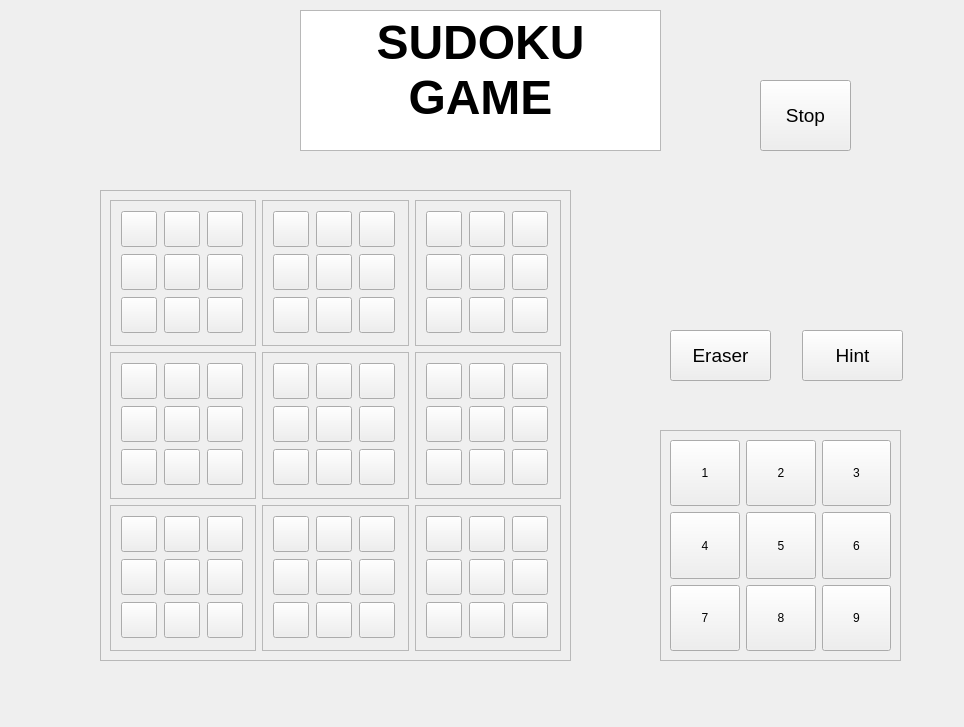
<?xml version="1.0" encoding="UTF-8"?>
<ui version="4.0">
 <class>Game</class>
 <widget class="QWidget" name="Game">
  <property name="geometry">
   <rect>
    <x>0</x>
    <y>0</y>
    <width>964</width>
    <height>727</height>
   </rect>
  </property>
  <property name="minimumSize">
   <size>
    <width>964</width>
    <height>727</height>
   </size>
  </property>
  <property name="maximumSize">
   <size>
    <width>964</width>
    <height>727</height>
   </size>
  </property>
  <property name="windowTitle">
   <string>Form</string>
  </property>
  <widget class="QFrame" name="frame">
   <property name="geometry">
    <rect>
     <x>100</x>
     <y>190</y>
     <width>471</width>
     <height>471</height>
    </rect>
   </property>
   <property name="styleSheet">
    <string notr="true">QFrame{
	padding: 0px;
	margin: 0px;
}</string>
   </property>
   <property name="frameShape">
    <enum>QFrame::StyledPanel</enum>
   </property>
   <property name="frameShadow">
    <enum>QFrame::Raised</enum>
   </property>
   <layout class="QGridLayout" name="gridLayout_28">
    <item row="0" column="0">
     <widget class="QFrame" name="frame_2">
      <property name="styleSheet">
       <string notr="true">QFrame{
	padding: 0px;
	margin: 0px;
}</string>
      </property>
      <property name="frameShape">
       <enum>QFrame::StyledPanel</enum>
      </property>
      <property name="frameShadow">
       <enum>QFrame::Raised</enum>
      </property>
      <layout class="QGridLayout" name="gridLayout_41">
       <item row="0" column="1">
        <widget class="QPushButton" name="pushButton_1">
         <property name="maximumSize">
          <size>
           <width>36</width>
           <height>36</height>
          </size>
         </property>
         <property name="text">
          <string/>
         </property>
        </widget>
       </item>
       <item row="1" column="1">
        <widget class="QPushButton" name="pushButton_10">
         <property name="maximumSize">
          <size>
           <width>36</width>
           <height>36</height>
          </size>
         </property>
         <property name="text">
          <string/>
         </property>
        </widget>
       </item>
       <item row="0" column="2">
        <widget class="QPushButton" name="pushButton_2">
         <property name="maximumSize">
          <size>
           <width>36</width>
           <height>36</height>
          </size>
         </property>
         <property name="text">
          <string/>
         </property>
        </widget>
       </item>
       <item row="0" column="0">
        <widget class="QPushButton" name="pushButton_0">
         <property name="maximumSize">
          <size>
           <width>36</width>
           <height>36</height>
          </size>
         </property>
         <property name="text">
          <string/>
         </property>
        </widget>
       </item>
       <item row="1" column="0">
        <widget class="QPushButton" name="pushButton_9">
         <property name="maximumSize">
          <size>
           <width>36</width>
           <height>36</height>
          </size>
         </property>
         <property name="text">
          <string/>
         </property>
        </widget>
       </item>
       <item row="1" column="2">
        <widget class="QPushButton" name="pushButton_11">
         <property name="maximumSize">
          <size>
           <width>36</width>
           <height>36</height>
          </size>
         </property>
         <property name="text">
          <string/>
         </property>
        </widget>
       </item>
       <item row="2" column="0">
        <widget class="QPushButton" name="pushButton_18">
         <property name="maximumSize">
          <size>
           <width>36</width>
           <height>36</height>
          </size>
         </property>
         <property name="text">
          <string/>
         </property>
        </widget>
       </item>
       <item row="2" column="1">
        <widget class="QPushButton" name="pushButton_19">
         <property name="maximumSize">
          <size>
           <width>36</width>
           <height>36</height>
          </size>
         </property>
         <property name="text">
          <string/>
         </property>
        </widget>
       </item>
       <item row="2" column="2">
        <widget class="QPushButton" name="pushButton_20">
         <property name="maximumSize">
          <size>
           <width>36</width>
           <height>36</height>
          </size>
         </property>
         <property name="text">
          <string/>
         </property>
        </widget>
       </item>
      </layout>
     </widget>
    </item>
    <item row="0" column="1">
     <widget class="QFrame" name="frame_4">
      <property name="styleSheet">
       <string notr="true">QFrame{
	padding: 0px;
	margin: 0px;
}</string>
      </property>
      <property name="frameShape">
       <enum>QFrame::StyledPanel</enum>
      </property>
      <property name="frameShadow">
       <enum>QFrame::Raised</enum>
      </property>
      <layout class="QGridLayout" name="gridLayout_43">
       <item row="0" column="1">
        <widget class="QPushButton" name="pushButton_4">
         <property name="maximumSize">
          <size>
           <width>36</width>
           <height>36</height>
          </size>
         </property>
         <property name="text">
          <string/>
         </property>
        </widget>
       </item>
       <item row="2" column="2">
        <widget class="QPushButton" name="pushButton_23">
         <property name="maximumSize">
          <size>
           <width>36</width>
           <height>36</height>
          </size>
         </property>
         <property name="text">
          <string/>
         </property>
        </widget>
       </item>
       <item row="1" column="2">
        <widget class="QPushButton" name="pushButton_14">
         <property name="maximumSize">
          <size>
           <width>36</width>
           <height>36</height>
          </size>
         </property>
         <property name="text">
          <string/>
         </property>
        </widget>
       </item>
       <item row="0" column="2">
        <widget class="QPushButton" name="pushButton_5">
         <property name="maximumSize">
          <size>
           <width>36</width>
           <height>36</height>
          </size>
         </property>
         <property name="text">
          <string/>
         </property>
        </widget>
       </item>
       <item row="0" column="0">
        <widget class="QPushButton" name="pushButton_3">
         <property name="maximumSize">
          <size>
           <width>36</width>
           <height>36</height>
          </size>
         </property>
         <property name="text">
          <string/>
         </property>
        </widget>
       </item>
       <item row="1" column="1">
        <widget class="QPushButton" name="pushButton_13">
         <property name="maximumSize">
          <size>
           <width>36</width>
           <height>36</height>
          </size>
         </property>
         <property name="text">
          <string/>
         </property>
        </widget>
       </item>
       <item row="2" column="1">
        <widget class="QPushButton" name="pushButton_22">
         <property name="maximumSize">
          <size>
           <width>36</width>
           <height>36</height>
          </size>
         </property>
         <property name="text">
          <string/>
         </property>
        </widget>
       </item>
       <item row="2" column="0">
        <widget class="QPushButton" name="pushButton_21">
         <property name="maximumSize">
          <size>
           <width>36</width>
           <height>36</height>
          </size>
         </property>
         <property name="text">
          <string/>
         </property>
        </widget>
       </item>
       <item row="1" column="0">
        <widget class="QPushButton" name="pushButton_12">
         <property name="maximumSize">
          <size>
           <width>36</width>
           <height>36</height>
          </size>
         </property>
         <property name="text">
          <string/>
         </property>
        </widget>
       </item>
      </layout>
     </widget>
    </item>
    <item row="0" column="2">
     <widget class="QFrame" name="frame_3">
      <property name="styleSheet">
       <string notr="true">QFrame{
	padding: 0px;
	margin: 0px;
}</string>
      </property>
      <property name="frameShape">
       <enum>QFrame::StyledPanel</enum>
      </property>
      <property name="frameShadow">
       <enum>QFrame::Raised</enum>
      </property>
      <layout class="QGridLayout" name="gridLayout_40">
       <item row="4" column="1">
        <widget class="QPushButton" name="pushButton_25">
         <property name="maximumSize">
          <size>
           <width>36</width>
           <height>36</height>
          </size>
         </property>
         <property name="text">
          <string/>
         </property>
        </widget>
       </item>
       <item row="2" column="1">
        <widget class="QPushButton" name="pushButton_7">
         <property name="maximumSize">
          <size>
           <width>36</width>
           <height>36</height>
          </size>
         </property>
         <property name="text">
          <string/>
         </property>
        </widget>
       </item>
       <item row="2" column="2">
        <widget class="QPushButton" name="pushButton_8">
         <property name="maximumSize">
          <size>
           <width>36</width>
           <height>36</height>
          </size>
         </property>
         <property name="text">
          <string/>
         </property>
        </widget>
       </item>
       <item row="3" column="2">
        <widget class="QPushButton" name="pushButton_17">
         <property name="maximumSize">
          <size>
           <width>36</width>
           <height>36</height>
          </size>
         </property>
         <property name="text">
          <string/>
         </property>
        </widget>
       </item>
       <item row="3" column="0">
        <widget class="QPushButton" name="pushButton_15">
         <property name="maximumSize">
          <size>
           <width>36</width>
           <height>36</height>
          </size>
         </property>
         <property name="text">
          <string/>
         </property>
        </widget>
       </item>
       <item row="2" column="0">
        <widget class="QPushButton" name="pushButton_6">
         <property name="maximumSize">
          <size>
           <width>36</width>
           <height>36</height>
          </size>
         </property>
         <property name="text">
          <string/>
         </property>
        </widget>
       </item>
       <item row="3" column="1">
        <widget class="QPushButton" name="pushButton_16">
         <property name="maximumSize">
          <size>
           <width>36</width>
           <height>36</height>
          </size>
         </property>
         <property name="text">
          <string/>
         </property>
        </widget>
       </item>
       <item row="4" column="2">
        <widget class="QPushButton" name="pushButton_26">
         <property name="maximumSize">
          <size>
           <width>36</width>
           <height>36</height>
          </size>
         </property>
         <property name="text">
          <string/>
         </property>
        </widget>
       </item>
       <item row="4" column="0">
        <widget class="QPushButton" name="pushButton_24">
         <property name="maximumSize">
          <size>
           <width>36</width>
           <height>36</height>
          </size>
         </property>
         <property name="text">
          <string/>
         </property>
        </widget>
       </item>
      </layout>
     </widget>
    </item>
    <item row="1" column="0">
     <widget class="QFrame" name="frame_5">
      <property name="styleSheet">
       <string notr="true">QFrame{
	padding: 0px;
	margin: 0px;
}</string>
      </property>
      <property name="frameShape">
       <enum>QFrame::StyledPanel</enum>
      </property>
      <property name="frameShadow">
       <enum>QFrame::Raised</enum>
      </property>
      <layout class="QGridLayout" name="gridLayout_42">
       <item row="3" column="0">
        <widget class="QPushButton" name="pushButton_27">
         <property name="maximumSize">
          <size>
           <width>36</width>
           <height>36</height>
          </size>
         </property>
         <property name="text">
          <string/>
         </property>
        </widget>
       </item>
       <item row="3" column="2">
        <widget class="QPushButton" name="pushButton_29">
         <property name="maximumSize">
          <size>
           <width>36</width>
           <height>36</height>
          </size>
         </property>
         <property name="text">
          <string/>
         </property>
        </widget>
       </item>
       <item row="4" column="2">
        <widget class="QPushButton" name="pushButton_38">
         <property name="maximumSize">
          <size>
           <width>36</width>
           <height>36</height>
          </size>
         </property>
         <property name="text">
          <string/>
         </property>
        </widget>
       </item>
       <item row="3" column="1">
        <widget class="QPushButton" name="pushButton_28">
         <property name="maximumSize">
          <size>
           <width>36</width>
           <height>36</height>
          </size>
         </property>
         <property name="text">
          <string/>
         </property>
        </widget>
       </item>
       <item row="4" column="0">
        <widget class="QPushButton" name="pushButton_36">
         <property name="maximumSize">
          <size>
           <width>36</width>
           <height>36</height>
          </size>
         </property>
         <property name="text">
          <string/>
         </property>
        </widget>
       </item>
       <item row="4" column="1">
        <widget class="QPushButton" name="pushButton_37">
         <property name="maximumSize">
          <size>
           <width>36</width>
           <height>36</height>
          </size>
         </property>
         <property name="text">
          <string/>
         </property>
        </widget>
       </item>
       <item row="5" column="0">
        <widget class="QPushButton" name="pushButton_45">
         <property name="maximumSize">
          <size>
           <width>36</width>
           <height>36</height>
          </size>
         </property>
         <property name="text">
          <string/>
         </property>
        </widget>
       </item>
       <item row="5" column="1">
        <widget class="QPushButton" name="pushButton_46">
         <property name="maximumSize">
          <size>
           <width>36</width>
           <height>36</height>
          </size>
         </property>
         <property name="text">
          <string/>
         </property>
        </widget>
       </item>
       <item row="5" column="2">
        <widget class="QPushButton" name="pushButton_47">
         <property name="maximumSize">
          <size>
           <width>36</width>
           <height>36</height>
          </size>
         </property>
         <property name="text">
          <string/>
         </property>
        </widget>
       </item>
      </layout>
     </widget>
    </item>
    <item row="1" column="1">
     <widget class="QFrame" name="frame_7">
      <property name="styleSheet">
       <string notr="true">QFrame{
	padding: 0px;
	margin: 0px;
}</string>
      </property>
      <property name="frameShape">
       <enum>QFrame::StyledPanel</enum>
      </property>
      <property name="frameShadow">
       <enum>QFrame::Raised</enum>
      </property>
      <layout class="QGridLayout" name="gridLayout_44">
       <item row="3" column="1">
        <widget class="QPushButton" name="pushButton_31">
         <property name="maximumSize">
          <size>
           <width>36</width>
           <height>36</height>
          </size>
         </property>
         <property name="text">
          <string/>
         </property>
        </widget>
       </item>
       <item row="3" column="0">
        <widget class="QPushButton" name="pushButton_30">
         <property name="maximumSize">
          <size>
           <width>36</width>
           <height>36</height>
          </size>
         </property>
         <property name="text">
          <string/>
         </property>
        </widget>
       </item>
       <item row="4" column="2">
        <widget class="QPushButton" name="pushButton_41">
         <property name="maximumSize">
          <size>
           <width>36</width>
           <height>36</height>
          </size>
         </property>
         <property name="text">
          <string/>
         </property>
        </widget>
       </item>
       <item row="3" column="2">
        <widget class="QPushButton" name="pushButton_32">
         <property name="maximumSize">
          <size>
           <width>36</width>
           <height>36</height>
          </size>
         </property>
         <property name="text">
          <string/>
         </property>
        </widget>
       </item>
       <item row="4" column="1">
        <widget class="QPushButton" name="pushButton_40">
         <property name="maximumSize">
          <size>
           <width>36</width>
           <height>36</height>
          </size>
         </property>
         <property name="text">
          <string/>
         </property>
        </widget>
       </item>
       <item row="4" column="0">
        <widget class="QPushButton" name="pushButton_39">
         <property name="maximumSize">
          <size>
           <width>36</width>
           <height>36</height>
          </size>
         </property>
         <property name="text">
          <string/>
         </property>
        </widget>
       </item>
       <item row="5" column="0">
        <widget class="QPushButton" name="pushButton_48">
         <property name="maximumSize">
          <size>
           <width>36</width>
           <height>36</height>
          </size>
         </property>
         <property name="text">
          <string/>
         </property>
        </widget>
       </item>
       <item row="5" column="1">
        <widget class="QPushButton" name="pushButton_49">
         <property name="maximumSize">
          <size>
           <width>36</width>
           <height>36</height>
          </size>
         </property>
         <property name="text">
          <string/>
         </property>
        </widget>
       </item>
       <item row="5" column="2">
        <widget class="QPushButton" name="pushButton_50">
         <property name="maximumSize">
          <size>
           <width>36</width>
           <height>36</height>
          </size>
         </property>
         <property name="text">
          <string/>
         </property>
        </widget>
       </item>
      </layout>
     </widget>
    </item>
    <item row="1" column="2">
     <widget class="QFrame" name="frame_9">
      <property name="styleSheet">
       <string notr="true">QFrame{
	padding: 0px;
	margin: 0px;
}</string>
      </property>
      <property name="frameShape">
       <enum>QFrame::StyledPanel</enum>
      </property>
      <property name="frameShadow">
       <enum>QFrame::Raised</enum>
      </property>
      <layout class="QGridLayout" name="gridLayout_39">
       <item row="3" column="1">
        <widget class="QPushButton" name="pushButton_43">
         <property name="maximumSize">
          <size>
           <width>36</width>
           <height>36</height>
          </size>
         </property>
         <property name="text">
          <string/>
         </property>
        </widget>
       </item>
       <item row="2" column="0">
        <widget class="QPushButton" name="pushButton_33">
         <property name="maximumSize">
          <size>
           <width>36</width>
           <height>36</height>
          </size>
         </property>
         <property name="text">
          <string/>
         </property>
        </widget>
       </item>
       <item row="2" column="1">
        <widget class="QPushButton" name="pushButton_34">
         <property name="maximumSize">
          <size>
           <width>36</width>
           <height>36</height>
          </size>
         </property>
         <property name="text">
          <string/>
         </property>
        </widget>
       </item>
       <item row="2" column="2">
        <widget class="QPushButton" name="pushButton_35">
         <property name="maximumSize">
          <size>
           <width>36</width>
           <height>36</height>
          </size>
         </property>
         <property name="text">
          <string/>
         </property>
        </widget>
       </item>
       <item row="3" column="2">
        <widget class="QPushButton" name="pushButton_44">
         <property name="maximumSize">
          <size>
           <width>36</width>
           <height>36</height>
          </size>
         </property>
         <property name="text">
          <string/>
         </property>
        </widget>
       </item>
       <item row="3" column="0">
        <widget class="QPushButton" name="pushButton_42">
         <property name="maximumSize">
          <size>
           <width>36</width>
           <height>36</height>
          </size>
         </property>
         <property name="text">
          <string/>
         </property>
        </widget>
       </item>
       <item row="4" column="0">
        <widget class="QPushButton" name="pushButton_51">
         <property name="maximumSize">
          <size>
           <width>36</width>
           <height>36</height>
          </size>
         </property>
         <property name="text">
          <string/>
         </property>
        </widget>
       </item>
       <item row="4" column="1">
        <widget class="QPushButton" name="pushButton_52">
         <property name="maximumSize">
          <size>
           <width>36</width>
           <height>36</height>
          </size>
         </property>
         <property name="text">
          <string/>
         </property>
        </widget>
       </item>
       <item row="4" column="2">
        <widget class="QPushButton" name="pushButton_53">
         <property name="maximumSize">
          <size>
           <width>36</width>
           <height>36</height>
          </size>
         </property>
         <property name="text">
          <string/>
         </property>
        </widget>
       </item>
      </layout>
     </widget>
    </item>
    <item row="2" column="0">
     <widget class="QFrame" name="frame_6">
      <property name="styleSheet">
       <string notr="true">QFrame{
	padding: 0px;
	margin: 0px;
}</string>
      </property>
      <property name="frameShape">
       <enum>QFrame::StyledPanel</enum>
      </property>
      <property name="frameShadow">
       <enum>QFrame::Raised</enum>
      </property>
      <layout class="QGridLayout" name="gridLayout_45">
       <item row="0" column="2">
        <widget class="QPushButton" name="pushButton_55">
         <property name="maximumSize">
          <size>
           <width>36</width>
           <height>36</height>
          </size>
         </property>
         <property name="text">
          <string/>
         </property>
        </widget>
       </item>
       <item row="0" column="3">
        <widget class="QPushButton" name="pushButton_56">
         <property name="maximumSize">
          <size>
           <width>36</width>
           <height>36</height>
          </size>
         </property>
         <property name="text">
          <string/>
         </property>
        </widget>
       </item>
       <item row="0" column="1">
        <widget class="QPushButton" name="pushButton_54">
         <property name="maximumSize">
          <size>
           <width>36</width>
           <height>36</height>
          </size>
         </property>
         <property name="text">
          <string/>
         </property>
        </widget>
       </item>
       <item row="1" column="1">
        <widget class="QPushButton" name="pushButton_63">
         <property name="maximumSize">
          <size>
           <width>36</width>
           <height>36</height>
          </size>
         </property>
         <property name="text">
          <string/>
         </property>
        </widget>
       </item>
       <item row="1" column="2">
        <widget class="QPushButton" name="pushButton_64">
         <property name="maximumSize">
          <size>
           <width>36</width>
           <height>36</height>
          </size>
         </property>
         <property name="text">
          <string/>
         </property>
        </widget>
       </item>
       <item row="1" column="3">
        <widget class="QPushButton" name="pushButton_65">
         <property name="maximumSize">
          <size>
           <width>36</width>
           <height>36</height>
          </size>
         </property>
         <property name="text">
          <string/>
         </property>
        </widget>
       </item>
       <item row="2" column="1">
        <widget class="QPushButton" name="pushButton_72">
         <property name="maximumSize">
          <size>
           <width>36</width>
           <height>36</height>
          </size>
         </property>
         <property name="text">
          <string/>
         </property>
        </widget>
       </item>
       <item row="2" column="2">
        <widget class="QPushButton" name="pushButton_73">
         <property name="maximumSize">
          <size>
           <width>36</width>
           <height>36</height>
          </size>
         </property>
         <property name="text">
          <string/>
         </property>
        </widget>
       </item>
       <item row="2" column="3">
        <widget class="QPushButton" name="pushButton_74">
         <property name="maximumSize">
          <size>
           <width>36</width>
           <height>36</height>
          </size>
         </property>
         <property name="text">
          <string/>
         </property>
        </widget>
       </item>
      </layout>
     </widget>
    </item>
    <item row="2" column="1">
     <widget class="QFrame" name="frame_8">
      <property name="styleSheet">
       <string notr="true">QFrame{
	padding: 0px;
	margin: 0px;
}</string>
      </property>
      <property name="frameShape">
       <enum>QFrame::StyledPanel</enum>
      </property>
      <property name="frameShadow">
       <enum>QFrame::Raised</enum>
      </property>
      <layout class="QGridLayout" name="gridLayout_46">
       <item row="0" column="3">
        <widget class="QPushButton" name="pushButton_58">
         <property name="maximumSize">
          <size>
           <width>36</width>
           <height>36</height>
          </size>
         </property>
         <property name="text">
          <string/>
         </property>
        </widget>
       </item>
       <item row="1" column="2">
        <widget class="QPushButton" name="pushButton_66">
         <property name="maximumSize">
          <size>
           <width>36</width>
           <height>36</height>
          </size>
         </property>
         <property name="text">
          <string/>
         </property>
        </widget>
       </item>
       <item row="0" column="4">
        <widget class="QPushButton" name="pushButton_59">
         <property name="maximumSize">
          <size>
           <width>36</width>
           <height>36</height>
          </size>
         </property>
         <property name="text">
          <string/>
         </property>
        </widget>
       </item>
       <item row="0" column="2">
        <widget class="QPushButton" name="pushButton_57">
         <property name="maximumSize">
          <size>
           <width>36</width>
           <height>36</height>
          </size>
         </property>
         <property name="text">
          <string/>
         </property>
        </widget>
       </item>
       <item row="1" column="4">
        <widget class="QPushButton" name="pushButton_68">
         <property name="maximumSize">
          <size>
           <width>36</width>
           <height>36</height>
          </size>
         </property>
         <property name="text">
          <string/>
         </property>
        </widget>
       </item>
       <item row="1" column="3">
        <widget class="QPushButton" name="pushButton_67">
         <property name="maximumSize">
          <size>
           <width>36</width>
           <height>36</height>
          </size>
         </property>
         <property name="text">
          <string/>
         </property>
        </widget>
       </item>
       <item row="2" column="2">
        <widget class="QPushButton" name="pushButton_75">
         <property name="maximumSize">
          <size>
           <width>36</width>
           <height>36</height>
          </size>
         </property>
         <property name="text">
          <string/>
         </property>
        </widget>
       </item>
       <item row="2" column="3">
        <widget class="QPushButton" name="pushButton_76">
         <property name="maximumSize">
          <size>
           <width>36</width>
           <height>36</height>
          </size>
         </property>
         <property name="text">
          <string/>
         </property>
        </widget>
       </item>
       <item row="2" column="4">
        <widget class="QPushButton" name="pushButton_77">
         <property name="maximumSize">
          <size>
           <width>36</width>
           <height>36</height>
          </size>
         </property>
         <property name="text">
          <string/>
         </property>
        </widget>
       </item>
      </layout>
     </widget>
    </item>
    <item row="2" column="2">
     <widget class="QFrame" name="frame_10">
      <property name="styleSheet">
       <string notr="true">QFrame{
	padding: 0px 0px 0px 0px;
	margin: 0px;
}</string>
      </property>
      <property name="frameShape">
       <enum>QFrame::StyledPanel</enum>
      </property>
      <property name="frameShadow">
       <enum>QFrame::Raised</enum>
      </property>
      <layout class="QGridLayout" name="gridLayout_38">
       <item row="1" column="5">
        <widget class="QPushButton" name="pushButton_71">
         <property name="maximumSize">
          <size>
           <width>36</width>
           <height>36</height>
          </size>
         </property>
         <property name="text">
          <string/>
         </property>
        </widget>
       </item>
       <item row="0" column="3">
        <widget class="QPushButton" name="pushButton_60">
         <property name="maximumSize">
          <size>
           <width>36</width>
           <height>36</height>
          </size>
         </property>
         <property name="text">
          <string/>
         </property>
        </widget>
       </item>
       <item row="1" column="3">
        <widget class="QPushButton" name="pushButton_69">
         <property name="maximumSize">
          <size>
           <width>36</width>
           <height>36</height>
          </size>
         </property>
         <property name="text">
          <string/>
         </property>
        </widget>
       </item>
       <item row="0" column="4">
        <widget class="QPushButton" name="pushButton_61">
         <property name="maximumSize">
          <size>
           <width>36</width>
           <height>36</height>
          </size>
         </property>
         <property name="text">
          <string/>
         </property>
        </widget>
       </item>
       <item row="1" column="4">
        <widget class="QPushButton" name="pushButton_70">
         <property name="maximumSize">
          <size>
           <width>36</width>
           <height>36</height>
          </size>
         </property>
         <property name="text">
          <string/>
         </property>
        </widget>
       </item>
       <item row="0" column="5">
        <widget class="QPushButton" name="pushButton_62">
         <property name="maximumSize">
          <size>
           <width>36</width>
           <height>36</height>
          </size>
         </property>
         <property name="text">
          <string/>
         </property>
        </widget>
       </item>
       <item row="2" column="3">
        <widget class="QPushButton" name="pushButton_78">
         <property name="maximumSize">
          <size>
           <width>36</width>
           <height>36</height>
          </size>
         </property>
         <property name="text">
          <string/>
         </property>
        </widget>
       </item>
       <item row="2" column="4">
        <widget class="QPushButton" name="pushButton_79">
         <property name="maximumSize">
          <size>
           <width>36</width>
           <height>36</height>
          </size>
         </property>
         <property name="text">
          <string/>
         </property>
        </widget>
       </item>
       <item row="2" column="5">
        <widget class="QPushButton" name="pushButton_80">
         <property name="maximumSize">
          <size>
           <width>36</width>
           <height>36</height>
          </size>
         </property>
         <property name="text">
          <string/>
         </property>
        </widget>
       </item>
      </layout>
     </widget>
    </item>
   </layout>
  </widget>
  <widget class="QFrame" name="frame_11">
   <property name="geometry">
    <rect>
     <x>660</x>
     <y>430</y>
     <width>241</width>
     <height>231</height>
    </rect>
   </property>
   <property name="frameShape">
    <enum>QFrame::StyledPanel</enum>
   </property>
   <property name="frameShadow">
    <enum>QFrame::Raised</enum>
   </property>
   <layout class="QGridLayout" name="gridLayout_47">
    <item row="2" column="0">
     <widget class="QPushButton" name="btn7">
      <property name="maximumSize">
       <size>
        <width>81</width>
        <height>71</height>
       </size>
      </property>
      <property name="styleSheet">
       <string notr="true">font: 18pt &quot;Segoe UI&quot;;</string>
      </property>
      <property name="text">
       <string>7</string>
      </property>
     </widget>
    </item>
    <item row="1" column="1">
     <widget class="QPushButton" name="btn5">
      <property name="maximumSize">
       <size>
        <width>81</width>
        <height>71</height>
       </size>
      </property>
      <property name="styleSheet">
       <string notr="true">font: 18pt &quot;Segoe UI&quot;;</string>
      </property>
      <property name="text">
       <string>5</string>
      </property>
     </widget>
    </item>
    <item row="0" column="0">
     <widget class="QPushButton" name="btn1">
      <property name="maximumSize">
       <size>
        <width>81</width>
        <height>71</height>
       </size>
      </property>
      <property name="styleSheet">
       <string notr="true">font: 18pt &quot;Segoe UI&quot;;</string>
      </property>
      <property name="text">
       <string>1</string>
      </property>
     </widget>
    </item>
    <item row="1" column="2">
     <widget class="QPushButton" name="btn6">
      <property name="maximumSize">
       <size>
        <width>81</width>
        <height>71</height>
       </size>
      </property>
      <property name="styleSheet">
       <string notr="true">font: 18pt &quot;Segoe UI&quot;;</string>
      </property>
      <property name="text">
       <string>6</string>
      </property>
     </widget>
    </item>
    <item row="2" column="2">
     <widget class="QPushButton" name="btn9">
      <property name="maximumSize">
       <size>
        <width>81</width>
        <height>71</height>
       </size>
      </property>
      <property name="styleSheet">
       <string notr="true">font: 18pt &quot;Segoe UI&quot;;</string>
      </property>
      <property name="text">
       <string>9</string>
      </property>
     </widget>
    </item>
    <item row="2" column="1">
     <widget class="QPushButton" name="btn8">
      <property name="maximumSize">
       <size>
        <width>81</width>
        <height>71</height>
       </size>
      </property>
      <property name="styleSheet">
       <string notr="true">font: 18pt &quot;Segoe UI&quot;;</string>
      </property>
      <property name="text">
       <string>8</string>
      </property>
     </widget>
    </item>
    <item row="0" column="1">
     <widget class="QPushButton" name="btn2">
      <property name="maximumSize">
       <size>
        <width>81</width>
        <height>71</height>
       </size>
      </property>
      <property name="styleSheet">
       <string notr="true">font: 18pt &quot;Segoe UI&quot;;</string>
      </property>
      <property name="text">
       <string>2</string>
      </property>
     </widget>
    </item>
    <item row="0" column="2">
     <widget class="QPushButton" name="btn3">
      <property name="maximumSize">
       <size>
        <width>81</width>
        <height>71</height>
       </size>
      </property>
      <property name="styleSheet">
       <string notr="true">font: 18pt &quot;Segoe UI&quot;;</string>
      </property>
      <property name="text">
       <string>3</string>
      </property>
     </widget>
    </item>
    <item row="1" column="0">
     <widget class="QPushButton" name="btn4">
      <property name="maximumSize">
       <size>
        <width>81</width>
        <height>71</height>
       </size>
      </property>
      <property name="styleSheet">
       <string notr="true">font: 18pt &quot;Segoe UI&quot;;</string>
      </property>
      <property name="text">
       <string>4</string>
      </property>
     </widget>
    </item>
   </layout>
  </widget>
  <widget class="QPushButton" name="btnEraser">
   <property name="geometry">
    <rect>
     <x>670</x>
     <y>330</y>
     <width>101</width>
     <height>51</height>
    </rect>
   </property>
   <property name="font">
    <font>
     <pointsize>14</pointsize>
    </font>
   </property>
   <property name="text">
    <string>Eraser</string>
   </property>
  </widget>
  <widget class="QPushButton" name="btnHint">
   <property name="geometry">
    <rect>
     <x>802</x>
     <y>330</y>
     <width>101</width>
     <height>51</height>
    </rect>
   </property>
   <property name="font">
    <font>
     <pointsize>14</pointsize>
    </font>
   </property>
   <property name="text">
    <string>Hint</string>
   </property>
  </widget>
  <widget class="QPushButton" name="btnStop">
   <property name="geometry">
    <rect>
     <x>760</x>
     <y>80</y>
     <width>91</width>
     <height>71</height>
    </rect>
   </property>
   <property name="font">
    <font>
     <pointsize>14</pointsize>
    </font>
   </property>
   <property name="text">
    <string>Stop</string>
   </property>
  </widget>
  <widget class="QTextEdit" name="textEdit">
   <property name="geometry">
    <rect>
     <x>300</x>
     <y>10</y>
     <width>361</width>
     <height>141</height>
    </rect>
   </property>
   <property name="readOnly">
    <bool>true</bool>
   </property>
   <property name="html">
    <string>&lt;!DOCTYPE HTML PUBLIC &quot;-//W3C//DTD HTML 4.0//EN&quot; &quot;http://www.w3.org/TR/REC-html40/strict.dtd&quot;&gt;
&lt;html&gt;&lt;head&gt;&lt;meta name=&quot;qrichtext&quot; content=&quot;1&quot; /&gt;&lt;meta charset=&quot;utf-8&quot; /&gt;&lt;style type=&quot;text/css&quot;&gt;
p, li { white-space: pre-wrap; }
hr { height: 1px; border-width: 0; }
li.unchecked::marker { content: &quot;\2610&quot;; }
li.checked::marker { content: &quot;\2612&quot;; }
&lt;/style&gt;&lt;/head&gt;&lt;body style=&quot; font-family:'Segoe UI'; font-size:9pt; font-weight:400; font-style:normal;&quot;&gt;
&lt;p align=&quot;center&quot; style=&quot; margin-top:0px; margin-bottom:0px; margin-left:0px; margin-right:0px; -qt-block-indent:0; text-indent:0px;&quot;&gt;&lt;span style=&quot; font-size:36pt; font-weight:700;&quot;&gt;SUDOKU GAME&lt;/span&gt;&lt;/p&gt;&lt;/body&gt;&lt;/html&gt;</string>
   </property>
  </widget>
  <widget class="QLabel" name="lblTime">
   <property name="geometry">
    <rect>
     <x>70</x>
     <y>60</y>
     <width>161</width>
     <height>51</height>
    </rect>
   </property>
   <property name="font">
    <font>
     <pointsize>14</pointsize>
    </font>
   </property>
   <property name="text">
    <string/>
   </property>
  </widget>
  <widget class="QLabel" name="lblError">
   <property name="geometry">
    <rect>
     <x>730</x>
     <y>250</y>
     <width>111</width>
     <height>31</height>
    </rect>
   </property>
   <property name="font">
    <font>
     <pointsize>14</pointsize>
    </font>
   </property>
   <property name="text">
    <string/>
   </property>
  </widget>
 </widget>
 <resources/>
 <connections/>
</ui>
